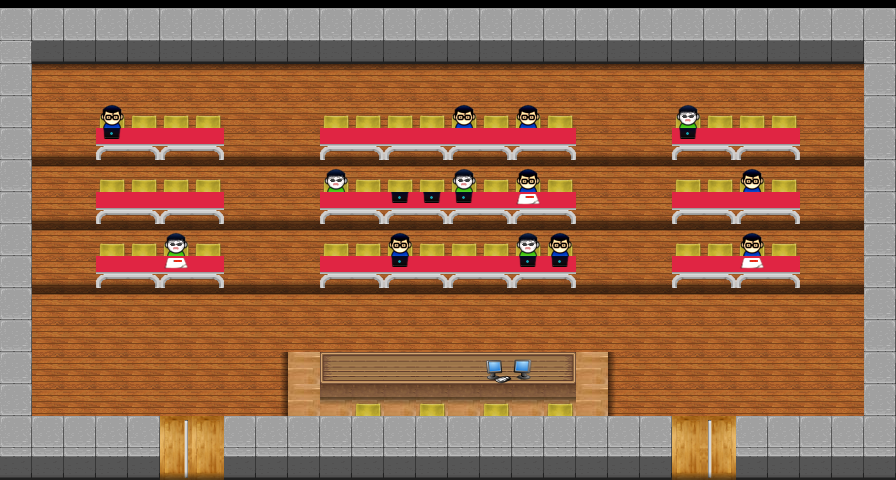

Rendered tile map (Tiled .tmx) drawn with the repository's tilesets; below, a short description and the map source with its tile grids summarised:
An orthogonal 28x15 tile map with 32x32 px tiles, 5 tile layers (background2, background1, walls, overlay2, ...).

<map version="1.0" orientation="orthogonal" width="28" height="15" tilewidth="32" tileheight="32">
 <properties>
  <property name="in-ldvere" value="5x12" />
  <property name="in-rdvere" value="21x12" />
  <property name="indir-ldvere" value="0x-1" />
  <property name="indir-rdvere" value="0x-1" />
  <property name="out-floor1-e112l" value="5x14" />
  <property name="out-floor1-e112r" value="21x14" />
 </properties>
 <tileset firstgid="1" name="fit" tilewidth="32" tileheight="32">
  <image source="fit.png" trans="ff00ff" width="512" height="512" />
 </tileset>
 <layer name="background2" width="28" height="15">
  <data>[420 cells, 286 non-empty, 3 distinct tile ids]</data>
 </layer>
 <layer name="background1" width="28" height="15">
  <data>[420 cells, 116 non-empty, 5 distinct tile ids]</data>
 </layer>
 <layer name="walls" width="28" height="15">
  <data>[420 cells, 160 non-empty, 9 distinct tile ids]</data>
 </layer>
 <layer name="overlay2" width="28" height="15">
  <data>[420 cells, 84 non-empty, 9 distinct tile ids]</data>
 </layer>
 <layer name="overlay1" width="28" height="15">
  <data>[420 cells, 28 non-empty, 7 distinct tile ids]</data>
 </layer>
</map>